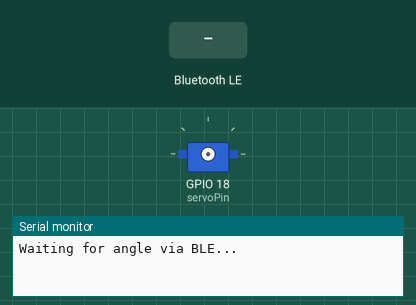
A sketch run on a simulated ESP32. On the bench: servo, the last lines printed to the serial monitor. Wiring (inferred from the names in the program): servo: signal GPIO 18. Inputs (shaded band) come from the test bench. Nothing arrives over Bluetooth unless stated; servo pulses on a pin are drawn as a servo (544–2400 µs = 0–180°); a phone connects over Bluetooth LE 3 s after start.

Above: at 1.2 s.
1.3 s: Bluetooth LE write "5" received
2.9 s: Bluetooth LE write "90" received
At 3.8 s:
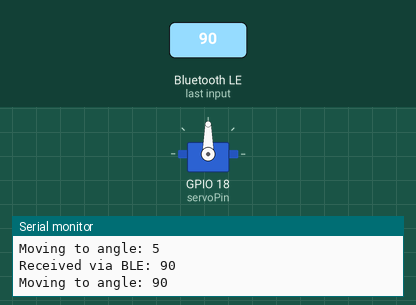
Timing chart, 0 to 5.9 s (numbered marks = the images above; inputs shaded):
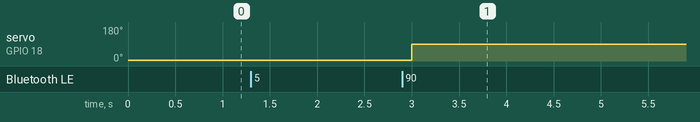

Measured:
- after the input at 2.9 s, servo on GPIO 18 (servoPin): 5° → 90° after 0.10 s

The sketch:

new-code.ino
```cpp
#include <Arduino.h>
#include <BLEDevice.h>
#include <BLEUtils.h>
#include <BLEServer.h>

int servoPin = 18;
BLECharacteristic* pCharacteristic;
bool newAngleAvailable = false;
int targetAngle = 90;  // default starting angle

// Your original manual PWM function
void myServo_write(int angle) {
  int pulseWidth = map(angle, 0, 180, 500, 2500);  // microseconds

  // Send 25 pulses at 50Hz (~500 ms)
  for (int i = 0; i < 25; i++) {
    digitalWrite(servoPin, HIGH);
    delayMicroseconds(pulseWidth);
    digitalWrite(servoPin, LOW);
    delayMicroseconds(20000 - pulseWidth);
  }
}

// BLE callback handler
class MyCallbacks : public BLECharacteristicCallbacks {
  void onWrite(BLECharacteristic* pCharacteristic) {
    String value = String((char*)pCharacteristic->getData());
    value.trim();  // remove whitespace
    Serial.print("Received via BLE: ");
    Serial.println(value);

    int receivedAngle = value.toInt();
    if (receivedAngle >= 0 && receivedAngle <= 180) {
      targetAngle = receivedAngle;
      newAngleAvailable = true;
    } else {
      Serial.println("Invalid angle. Must be between 0 and 180.");
    }
  }
};

void setup() {
  Serial.begin(115200);
  pinMode(servoPin, OUTPUT);

  // BLE Setup
  BLEDevice::init("XIAO-Servo-BLE");
  BLEServer* pServer = BLEDevice::createServer();
  BLEService* pService = pServer->createService("12345678-1234-1234-1234-1234567890ab");

  pCharacteristic = pService->createCharacteristic(
    "abcd1234-5678-90ab-cdef-1234567890ab",
    BLECharacteristic::PROPERTY_WRITE
  );
  pCharacteristic->setCallbacks(new MyCallbacks());

  pService->start();
  pServer->getAdvertising()->start();

  Serial.println("Waiting for angle via BLE...");
}

void loop() {
  if (newAngleAvailable) {
    Serial.print("Moving to angle: ");
    Serial.println(targetAngle);
    myServo_write(targetAngle);
    newAngleAvailable = false;
  }

  delay(100); // Small delay to prevent CPU overload
}
 
```
